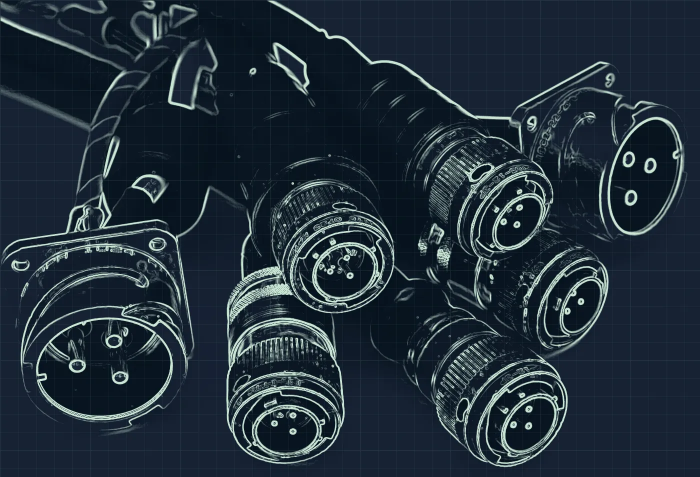
#> input picture prototype/src/assets/img/drawings/cable-bundle--drawing.webp, 1400 x 954 px, given in place of cs_0.png, which was not available (shown at 1/2 size)
$ python contact_sheet.py ../prototype/src/assets/img/drawings/cable-bundle--drawing.webp ../prototype/src/assets/img/drawings/formed-brackets--drawing.webp
#> lines starting #> are read from the running program, lines starting #| are printed output that depends on the picture; pictures that were not available may be replaced by others from this repository, and a replacement may not be noted
### scripts/render_lib.py
"""Shared Pillow helpers for the Lupton video renders."""
import os
import numpy as np
from PIL import Image, ImageDraw, ImageFont, ImageFilter

ROOT = os.path.dirname(os.path.dirname(os.path.abspath(__file__)))
FONT_DIR = os.path.join(ROOT, "assets", "fonts")
LOGO_PATH = os.path.join(ROOT, "assets", "logo-full-dark.png")
NAVY = (0x12, 0x25, 0x36)
GREEN = (0x61, 0x83, 0x72)
WHITE = (255, 255, 255)
FPS = 30

_fonts = {}


def font(weight, size):
    key = (weight, size)
    if key not in _fonts:
        _fonts[key] = ImageFont.truetype(os.path.join(FONT_DIR, "Inter-%s.ttf" % weight), size)
    return _fonts[key]


def line_height(fnt):
    asc, desc = fnt.getmetrics()
    return asc + desc


# [6 lines left out: function text_width, not called in this run]


def draw_text(draw, x, y, s, fnt, fill, tracking=0.0):
    if tracking == 0:
        draw.text((x, y), s, font=fnt, fill=fill)
        return
    for ch in s:
        draw.text((x, y), ch, font=fnt, fill=fill)
        x += fnt.getlength(ch) + tracking


# [13 lines left out: function wrap, not called in this run]


def ease(t):
    t = min(max(t, 0.0), 1.0)
    return t * t * (3 - 2 * t)


# [46 lines left out: functions with_alpha, logo_light, wrap_balanced, not called in this run]

### scripts/contact_sheet.py
"""One frame per beat from the finished video. Usage: contact_sheet.py final.mp4 out.png"""
import os, subprocess, sys
from PIL import Image, ImageDraw
sys.path.insert(0, os.path.dirname(os.path.abspath(__file__)))
from render_lib import *

src, out = sys.argv[1], sys.argv[2]
beats = [(4.0, "1  HOOK  0-8 S"), (11.8, "2  PROCESS  8-16 S"), (19.6, "3  QUOTE PATH  16-24 S"),
         (27.4, "4  PARTS  24-32 S"), (35.6, "5  END CARD  32-40 S")]
tw, th, m = 432, 540, 24
sheet = Image.new("RGB", (5 * tw + 6 * m, th + 2 * m + 56), NAVY)
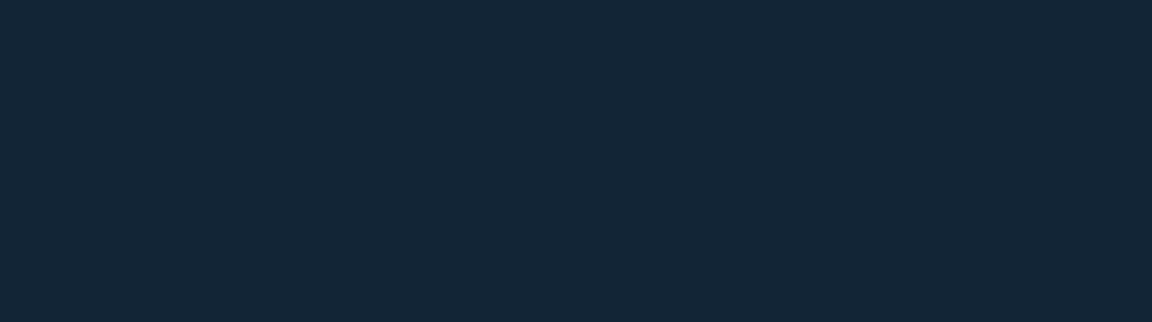
#> sheet: PIL image 2304x644 RGB (shown at 1/2 size); mean R, G, B 18, 37, 54
d = ImageDraw.Draw(sheet)
f = font("Medium", 20)
for k, (t, label) in enumerate(beats):
    tmp = "work/cs_%d.png" % k
    subprocess.run(["ffmpeg", "-v", "error", "-y", "-ss", str(t), "-i", src, "-frames:v", "1", tmp], check=True)
#> (this line was passed over: subprocess is not available in this run)
    im = Image.open(tmp).convert("RGB")
#> im is the input picture: PIL image 1400x954 RGB; mean R, G, B 33, 46.4, 57.8
    im.thumbnail((tw, th))
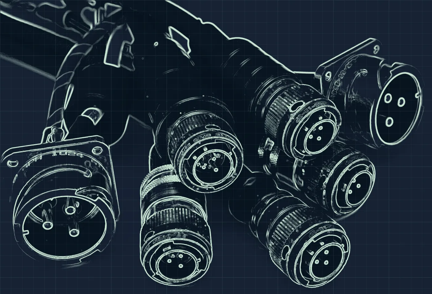
#> im: PIL image 432x294 RGB; mean R, G, B 33, 46.4, 57.8
    x = m + k * (tw + m)
    sheet.paste(im, (x + (tw - im.width) // 2, m))
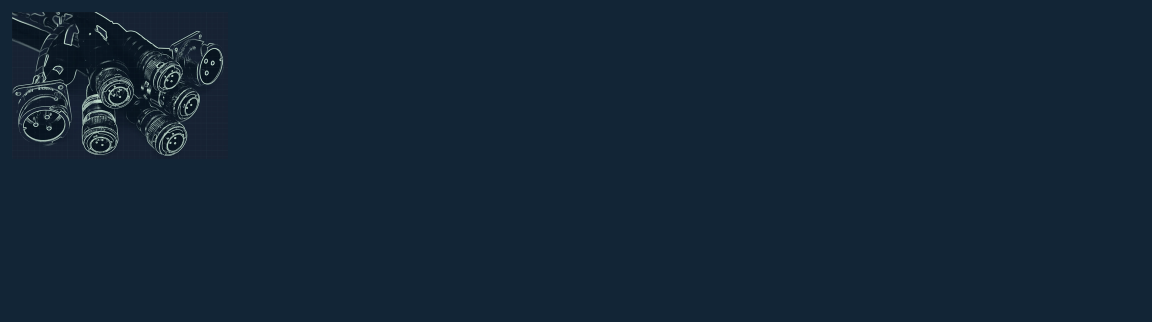
#> sheet: PIL image 2304x644 RGB (shown at 1/2 size); mean R, G, B 19.3, 37.8, 54.3
    draw_text(d, x, m + th + 16, label, f, WHITE, 2.0)
#> pass 2 of the loop `for k, (t, label) in enumerate(beats):`:
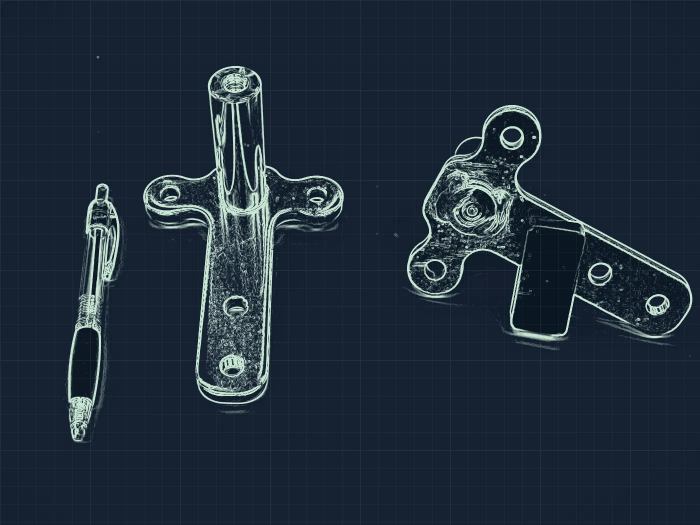
#> input picture prototype/src/assets/img/drawings/formed-brackets--drawing.webp, 1400 x 1050 px, given in place of cs_1.png, which was not available (shown at 1/2 size)
#> im is the input picture: PIL image 1400x1050 RGB; mean R, G, B 31.5, 44, 58.4
#> `im.thumbnail((tw, th))`:
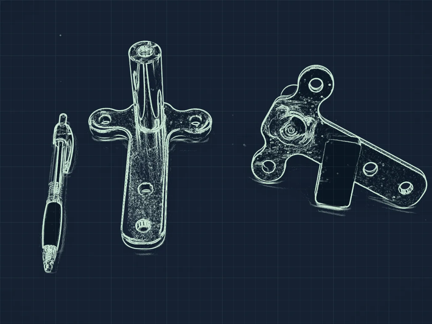
#> im: PIL image 432x324 RGB; mean R, G, B 31.5, 44, 58.4
#> `sheet.paste(im, (x + (tw - im.width) // 2, m))`:
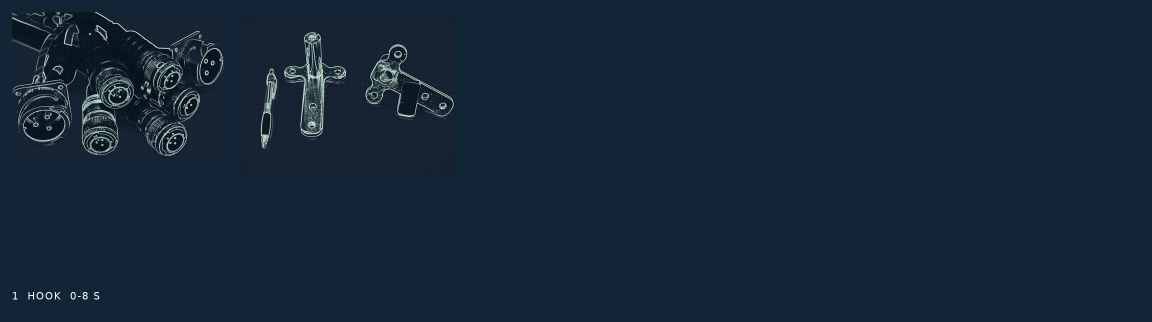
#> sheet: PIL image 2304x644 RGB (shown at 1/2 size); mean R, G, B 20.6, 38.5, 54.8
#> (the run stopped early here; a loop or call above may not have finished)
